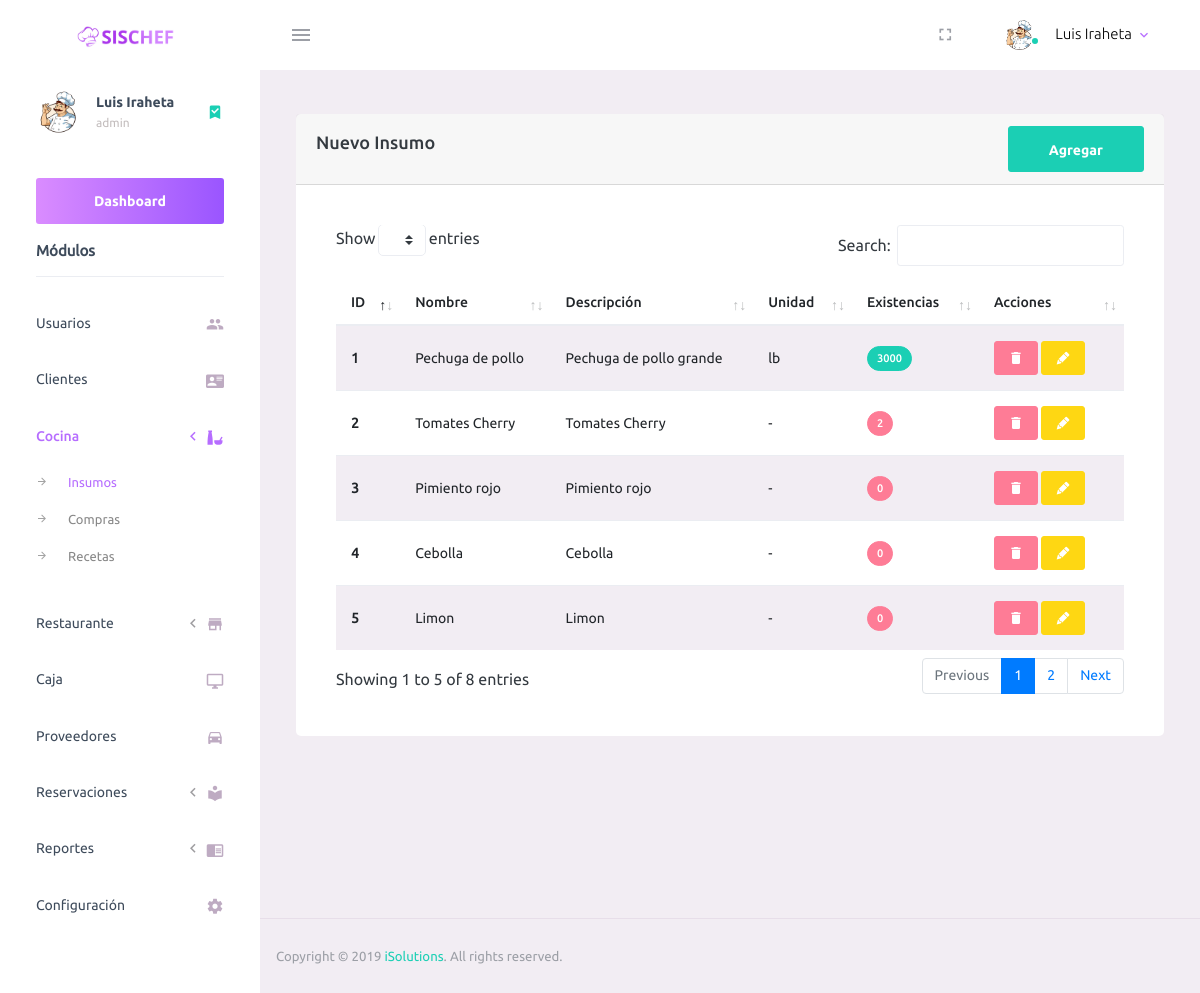
The page /admin/supplies.php (signed in) on the database its author committed.
### tables this page shows
CREATE TABLE `settings` (
  `id` int(11) NOT NULL,
  `name` varchar(30) NOT NULL,
  `tel` varchar(14) NOT NULL,
  `nit` varchar(18) NOT NULL,
  `nrc` varchar(8) NOT NULL,
  `address` varchar(70) NOT NULL,
  `icon` varchar(50) NOT NULL,
  `stock` int(11) NOT NULL
);

CREATE TABLE `insumos` (
  `id` int(11) NOT NULL,
  `nombre` varchar(50) NOT NULL,
  `descripcion` varchar(150) NOT NULL,
  `existencias` int(15) DEFAULT NULL,
  `unidad` varchar(7) NOT NULL,
  `fecha_ingreso` timestamp NULL DEFAULT NULL,
  `fecha_modificacion` timestamp NULL DEFAULT NULL
);

### admin/supplies.php (the view, shortened to what this page needs)
<?php include_once("./template/_header.php");?>
<div class="main-panel">
	<div class="content-wrapper">
		<div class="row">
			<div class="col-md-12">
				<div class="card">
					<div class="card-header">
						<div class="d-flex align-items-center">
							<h4 class="card-title">Nuevo Insumo</h4>
							<button class="btn btn-success btn-round ml-auto" data-toggle="modal"
								data-target="#addRowModal">
								Agregar
							</button>
						</div>
					</div>
					<div class="card-body">
						<div class="table-responsive">
							<table id="add-row" class="display table table-striped table-hover">
								<thead>
									<tr>
										<th>ID</th>
										<th>Nombre</th>
										<th>Descripción</th>
										<th>Unidad</th>
										<th>Existencias</th>
										<th width="100">Acciones</th>
									</tr>
								</thead>
								<tbody>
									<?php
										$sql = "SELECT * FROM insumos";
										$ejecutar = $conexion->query($sql);
										while ($reg = $ejecutar->fetch_assoc()) {
											echo "<tr>";
											echo "<th scope='row'>" . ($reg["id"])  . "</th>";
											echo "<td>" . ($reg["nombre"]) . "</td>";
											echo "<td>" . ($reg["descripcion"]) . "</td>";
											echo "<td>" . ($reg["unidad"]) . "</td>";
											if($reg["existencias"] <=$data[7]){
												echo "<td><span class='badge badge-pill badge-danger'>" . ($reg["existencias"]) . "</span></td>";
											}else{
												echo "<td><span class='badge badge-pill badge-success'>" . ($reg["existencias"]) . "</span></td>";
											}
											?>
									<td>
										<a name="edit" value="Delete" id="<?php echo $reg["id"]; ?>"
											class="btn btn-danger btn-sm delete_data"><i style="color:white !important;"
												class='mdi mdi-delete'></i></a>
										<a name="edit" value="Edit" id="<?php echo $reg["id"]; ?>"
											class="btn btn-warning btn-sm edit_data"><i style="color:white !important;"
												class='mdi mdi-lead-pencil'></i></a></td>
									</tr>
									<?php  }
										?>
								</tbody>
							</table>
						</div>
					</div>
				</div>
			</div>
		</div>
	</div>
	<?php  include_once("./template/_footer.php") ?>

### admin/template/_header.php (shortened to what this page needs)
<?php
include_once("config/conexion.php");
$sql = "SELECT * from settings";
$ejecutar = $conexion->query($sql);
$data = $ejecutar->fetch_row();
?>
<!DOCTYPE html>
<html lang="es">
  <head>
    <link rel="stylesheet" href="assets/vendors/mdi/css/materialdesignicons.min.css">
    <link rel="stylesheet" href="assets/vendors/css/vendor.bundle.base.css">
    <link rel="stylesheet" href="assets/css/style.css">
    <link rel="stylesheet" href="assets/plugin/datatables/dataTables.bootstrap4.css">
    <link rel="stylesheet" href="assets/css/select2.min.css">
    <link rel="stylesheet" href="assets/css/select2-bootstrap4.min.css">
  </head>
  <body>
    <div class="container-scroller">
      <nav class="navbar default-layout-navbar col-lg-12 col-12 p-0 fixed-top d-flex flex-row">
        <div class="text-center navbar-brand-wrapper d-flex align-items-center justify-content-center">
          <a class="navbar-brand brand-logo" href="dashboard.php"><img src="assets/images/logo-2.svg" alt="logo" /></a>
        </div>
        <div class="navbar-menu-wrapper d-flex align-items-stretch">
          <button class="navbar-toggler navbar-toggler align-self-center" type="button" data-toggle="minimize">
            <span class="mdi mdi-menu"></span>
          </button>
          <ul class="navbar-nav navbar-nav-right">
            <li class="nav-item d-none d-lg-block full-screen-link">
              <a class="nav-link">
                <i class="mdi mdi-fullscreen" id="fullscreen-button"></i>
              </a>
            </li>
            <li class="nav-item nav-profile dropdown">
              <a class="nav-link dropdown-toggle" id="profileDropdown" href="#" data-toggle="dropdown" aria-expanded="false">
                <div class="nav-profile-img">
                  <img src="<?php echo $data[6]; ?>" alt="image">
                  <span class="availability-status online"></span>
                </div>
                <div class="nav-profile-text">
                  <p class="mb-1 text-black"><?php echo $_SESSION["nombre"]; ?></p>
                </div>
              </a>
            </li>
          </ul>
        </div>
      </nav>
      <div class="container-fluid page-body-wrapper">
        <nav class="sidebar sidebar-offcanvas" id="sidebar">
          <ul class="nav">
            <li class="nav-item nav-profile">
              <a href="#" class="nav-link">
                <div class="nav-profile-image">
                  <img src="<?php echo $data[6]; ?>" alt="profile">
                </div>
                <div class="nav-profile-text d-flex flex-column">
                  <span class="font-weight-bold mb-2"><?php echo $_SESSION["nombre"]; ?></span>
                  <span class="text-secondary text-small"><?php echo $_SESSION["usuario"]; ?></span>
                </div>
                <i class="mdi mdi-bookmark-check text-success nav-profile-badge"></i>
              </a>
            </li>
            <li class="nav-item sidebar-actions" style="margin-top: 0rem !important;">
              <a  href="dashboard.php" class="btn btn-block btn-lg btn-gradient-primary mt-4">Dashboard</a>
              <span class="nav-link">
                <div class="border-bottom">
                  <h6 class="font-weight-normal mb-3"><b>Módulos</b></h6>
                </div>
              </span>
            </li>
            <?php if ($_SESSION["tipo"]==1) { ?>
            <li class="nav-item">
              <a class="nav-link" href="users.php">
                <span class="menu-title">Usuarios</span>
                <i class="mdi mdi-account-multiple menu-icon"></i>
              </a>
            </li>
            <li class="nav-item">
              <a class="nav-link" href="clients.php">
                <span class="menu-title">Clientes</span>
                <i class="mdi mdi-account-card-details menu-icon"></i>
              </a>
            </li>
            <?php } ?>
            <?php if ($_SESSION["tipo"]==1 || $_SESSION["tipo"]==2 ) { ?>
            <li class="nav-item">
              <a class="nav-link collapsed" data-toggle="collapse" href="#page-layouts-mesas" aria-expanded="false" aria-controls="page-layouts">
                <span class="menu-title">Cocina</span>
                <i class="menu-arrow"></i>
                <i class="mdi mdi-food-variant menu-icon"></i>
              </a>
              <div class="collapse" id="page-layouts-mesas" style="">
                <ul class="nav flex-column sub-menu">
                  <li class="nav-item"> <a class="nav-link" href="./supplies.php">Insumos</a></li>
                  <li class="nav-item"> <a class="nav-link" href="./compras.php">Compras</a></li>
                  <li class="nav-item"> <a class="nav-link" href="./prescription.php">Recetas</a></li>
                </ul>
              </div>
            </li>
            <?php } ?>
            <?php if ($_SESSION["tipo"]==1 || $_SESSION["tipo"]==3 ) { ?>
            <li class="nav-item">
              <a class="nav-link collapsed" data-toggle="collapse" href="#page-layouts" aria-expanded="false" aria-controls="page-layouts">
                <span class="menu-title">Restaurante</span>
                <i class="menu-arrow"></i>
                <i class="mdi mdi-store menu-icon"></i>
              </a>
            </li>
            <?php } ?>
            <?php if ($_SESSION["tipo"]==1 || $_SESSION["tipo"]==4 ) { ?>
            <li class="nav-item">
              <a class="nav-link" href="caja.php">
                <span class="menu-title">Caja</span>
                <i class="mdi mdi-monitor menu-icon"></i>
              </a>
            </li>
            <?php } ?>
            <?php if ($_SESSION["tipo"]==1) { ?>
            <li class="nav-item">
              <a class="nav-link" href="providers.php">
                <span class="menu-title">Proveedores</span>
                <i class="mdi mdi-car menu-icon"></i>
              </a>
            </li>
            <?php } ?>
            <?php if ($_SESSION["tipo"]==1 || $_SESSION["tipo"]==4 ) { ?>
              <li class="nav-item">
              <a class="nav-link collapsed" data-toggle="collapse" href="#page-layouts-reservaciones" aria-expanded="false" aria-controls="page-layouts">
                <span class="menu-title">Reservaciones</span>
                <i class="menu-arrow"></i>
                <i class="mdi mdi-library menu-icon"></i>
              </a>
            </li>
            <?php } ?>
            <?php if ($_SESSION["tipo"]==1) { ?>
            <li class="nav-item">
              <a class="nav-link collapsed" data-toggle="collapse" href="#page-layouts-reports" aria-expanded="false" aria-controls="page-layouts">
                <span class="menu-title">Reportes</span>
                <i class="menu-arrow"></i>
                <i class="mdi mdi-book-open menu-icon"></i>
              </a>
            </li>
            <li class="nav-item">
              <a class="nav-link" href="settings.php">
                <span class="menu-title">Configuración</span>
                <i class="mdi mdi-settings menu-icon"></i>
              </a>
            </li>
            <?php } ?>
          </ul>
        </nav>

### rows shown on the page
settings: icon (picture)
insumos: id "1", nombre "Pechuga de pollo", descripcion "Pechuga de pollo grande", unidad "lb", existencias "3000"
insumos: id "2", nombre "Tomates Cherry", descripcion "Tomates Cherry", unidad "-", existencias "2"
insumos: id "3", nombre "Pimiento rojo", descripcion "Pimiento rojo", unidad "-", existencias "0"
insumos: id "4", nombre "Cebolla", descripcion "Cebolla", unidad "-", existencias "0"
insumos: id "5", nombre "Limon", descripcion "Limon", unidad "-", existencias "0"

### other values the page prints
$_SESSION["nombre"] "Luis Iraheta"
$_SESSION["usuario"] "admin"
